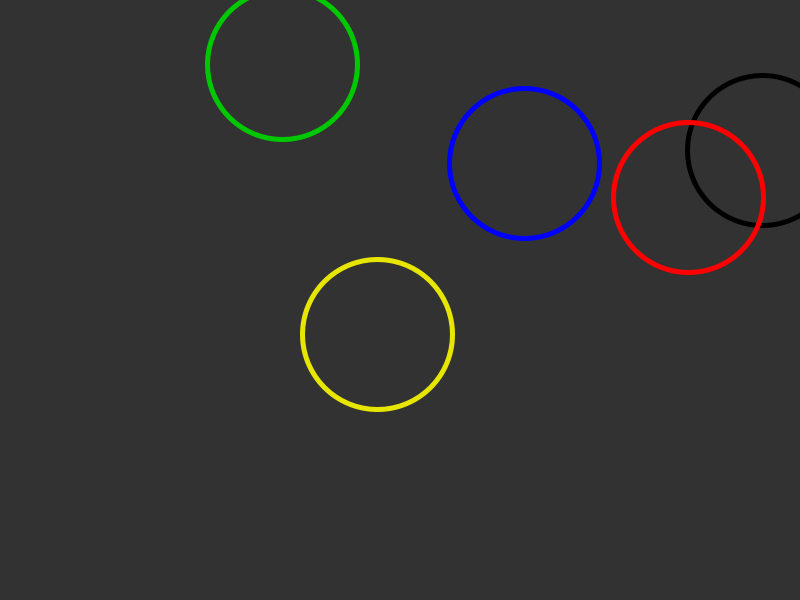
Frame 1 (no input)
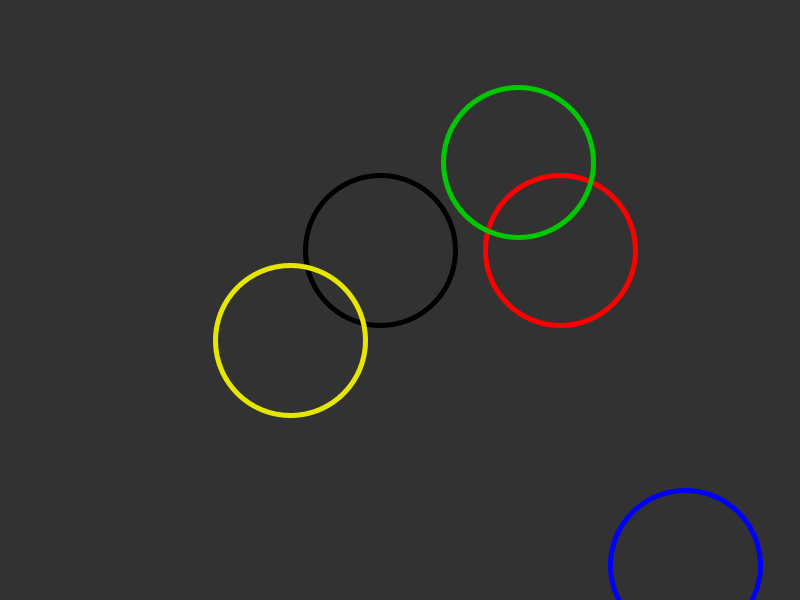
Frame 60 (the mouse pressed at the canvas centre just before this capture)
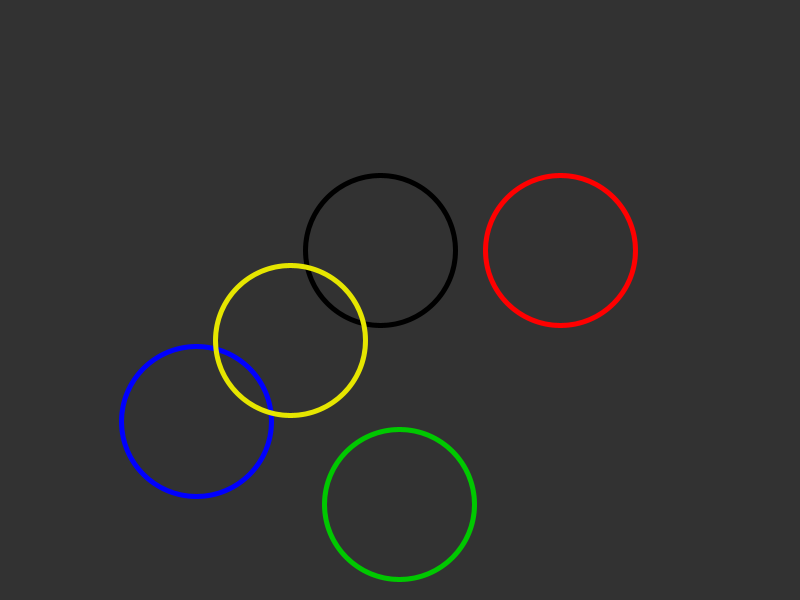
Frame 120 (the mouse held since frame 60 and released just before this capture)

The Processing sketch that drew these frames (run headless with seeded random() and noise(); from frame 60 on, the mouse is pressed at the canvas centre):

// Processing sketch: processing_70604
// ── processing_70604.pde

float a;
float a2;
float a3;
float a4;
float a5;

float b;
float b2;
float b3;
float b4;
float b5;
 
int azul;
int negro;
int rojo;
int amarillo;
int verde;
 
void setup(){
    size(800,600);
    smooth();
    noFill();
    strokeWeight(5);
   
   
  a=800;
  a2=800;
  a3=800;
  a4=800;
  a5=800;

  b=600;
  b2=600;
  b3=600;
  b4=600;
  b5=600;
 
  azul=0;
  rojo=0;
  amarillo=0;
  negro=0;
  verde=0;
 
}
  
void draw(){ 
    background(50);
    
  a= int(random(20,800));
  b= int (random(10,600));
  a2= int(random(20,800));
  b2= int (random(10,600));
  a3= int(random(20,800));
  b3= int (random(10,600));
  a4= int(random(20,800));
  b4= int (random(10,600));
  a5= int(random(20,800));
  b5= int (random(10,600));
    
//------------------(CIRCULOS)-----------------------------  

   if((a!=200) && (b!=250) && (azul!=1)) {
     
     stroke(0,0,255);
     ellipse(a ,b ,150,150);
   }
      
     else{
       stroke(0,0,255);
       ellipse(200 ,250,150,150);
       azul=1;
   }
      
//----------------------------------------------------------     
     
     if((a!=380) && (b!=250) && (negro!=1)) {
     stroke(0);
     ellipse(a2 ,b2 ,150,150);
   }
    
   else{
       stroke(0);
       ellipse(380 ,250,150,150);
       rojo=1;      
   }
    
//-----------------------------------------------------------

    if((a!=560) && (b!=250) && (rojo!=1)) {
     stroke(255,0,0);
     ellipse(a3,b3 ,150,150);
   }
    
   else{
       stroke(255,0,0);
       ellipse(560 ,250,150,150);
       amarillo=1;
   }
 
//------------------------------------------------------------

if((a!=290) && (b!=340) && (amarillo!=1)) {
     stroke(230,230,0);
     ellipse(a4,b4 ,150,150);
   }
    
   else{
       stroke(230,230,0);
       ellipse(290 ,340,150,150);
       negro=1;
   }  
    
//------------------------------------------------------------

 if((a!=470) && (b!=340) && (verde!=1)) {
     stroke(0,200,0);
     ellipse(a5,b5 ,150,150);
   }
    
   else{
       stroke(0,200,0);
       ellipse(470 ,340,150,150);
       verde=1;
   }
    
}
